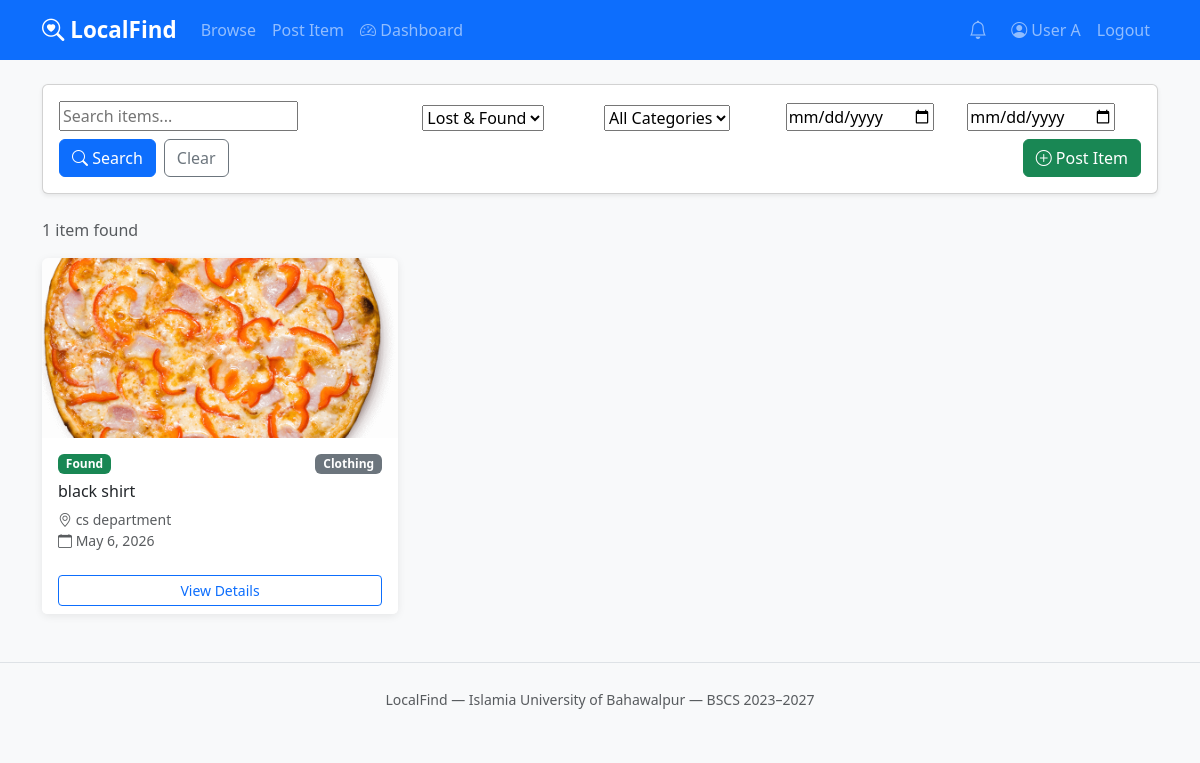
The app's page / (signed in) with its own data.
### accounts/models.py (models this page shows, shortened)
class CustomUser(AbstractBaseUser, PermissionsMixin):
    email          = models.EmailField(unique=True)
    full_name      = models.CharField(max_length=150)
    phone_number   = models.CharField(max_length=20, blank=True)
    campus_location = models.CharField(max_length=100, blank=True)
    date_joined    = models.DateTimeField(auto_now_add=True)
    is_active      = models.BooleanField(default=True)
    is_staff       = models.BooleanField(default=False)
    objects = CustomUserManager()
    USERNAME_FIELD  = 'email'
    REQUIRED_FIELDS = ['full_name']

### items/models.py (models this page shows, shortened)
class Item(models.Model):
    ITEM_TYPE_CHOICES = [
        ('lost', 'Lost'),
        ('found', 'Found'),
    ]
    CATEGORY_CHOICES = [
        ('electronics', 'Electronics'),
        ('documents', 'Documents'),
        ('keys', 'Keys'),
        ('accessories', 'Accessories'),
        ('clothing', 'Clothing'),
        ('other', 'Other'),
    ]
    STATUS_CHOICES = [
        ('active', 'Active'),
        ('claimed', 'Claimed'),
        ('resolved', 'Resolved'),
        ('expired', 'Expired'),
    ]
    posted_by         = models.ForeignKey(settings.AUTH_USER_MODEL, on_delete=models.CASCADE, related_name='items')
    item_type         = models.CharField(max_length=10, choices=ITEM_TYPE_CHOICES)
    title             = models.CharField(max_length=200)
    category          = models.CharField(max_length=20, choices=CATEGORY_CHOICES)
    description       = models.TextField()
    location          = models.CharField(max_length=200)
    date_of_incident  = models.DateField()
    image             = models.ImageField(upload_to='items/', blank=True, null=True)
    status            = models.CharField(max_length=10, choices=STATUS_CHOICES, default='active')
    created_at        = models.DateTimeField(auto_now_add=True)
    expires_at        = models.DateTimeField(default=expiry_date)
    class Meta:
        ordering = ['-created_at']

### items/views.py (the view)
# urls.py: path('',                          views.home,               name='home'),
def home(request):
    form  = SearchForm(request.GET)
    items = Item.objects.filter(status='active')
    if form.is_valid():
        q         = form.cleaned_data.get('query')
        category  = form.cleaned_data.get('category')
        item_type = form.cleaned_data.get('item_type')
        date_from = form.cleaned_data.get('date_from')
        date_to   = form.cleaned_data.get('date_to')
        if q:
            items = items.filter(title__icontains=q) | items.filter(description__icontains=q)
        if category:
            items = items.filter(category=category)
        if item_type:
            items = items.filter(item_type=item_type)
        if date_from:
            items = items.filter(date_of_incident__gte=date_from)
        if date_to:
            items = items.filter(date_of_incident__lte=date_to)
    return render(request, 'items/home.html', {'items': items, 'form': form})

### items/forms.py
class SearchForm(forms.Form):
    query    = forms.CharField(required=False, widget=forms.TextInput(attrs={'placeholder': 'Search items...'}))
    category = forms.ChoiceField(required=False, choices=[('', 'All Categories')] + Item.CATEGORY_CHOICES)
    item_type = forms.ChoiceField(required=False, choices=[('', 'Lost & Found'), ('lost', 'Lost'), ('found', 'Found')])
    date_from = forms.DateField(required=False, widget=forms.DateInput(attrs={'type': 'date'}))
    date_to   = forms.DateField(required=False, widget=forms.DateInput(attrs={'type': 'date'}))

### items/context_processors.py (called while the page is built)
def notifications(request):
    if request.user.is_authenticated:
        notifs = Notification.objects.filter(
            recipient=request.user
        ).order_by('-created_at')[:5]
        unread_count = Notification.objects.filter(
            recipient=request.user, is_read=False
        ).count()
        return {
            'notifications': notifs,
            'unread_notif_count': unread_count,
        }
    return {
        'notifications': [],
        'unread_notif_count': 0,
    }

### templates/items/home.html (shortened to what this page needs)
{% extends 'base.html' %}
{% block content %}
<div class="card shadow-sm mb-4">
  <div class="card-body">
    <form method="get" class="row g-2 align-items-end">
      <div class="col-md-4">
        {{ form.query }}
      </div>
      <div class="col-md-2">
        {{ form.item_type }}
      </div>
      <div class="col-md-2">
        {{ form.category }}
      </div>
      <div class="col-md-2">
        {{ form.date_from }}
      </div>
      <div class="col-md-2">
        {{ form.date_to }}
      </div>
      <div class="col-12 d-flex gap-2">
        <button type="submit" class="btn btn-primary"><i class="bi bi-search"></i> Search</button>
        <a href="{% url 'items:home' %}" class="btn btn-outline-secondary">Clear</a>
        {% if user.is_authenticated %}
        <a href="{% url 'items:post_item' %}" class="btn btn-success ms-auto"><i class="bi bi-plus-circle"></i> Post Item</a>
        {% endif %}
      </div>
    </form>
  </div>
</div>
<p class="text-muted">{{ items.count }} item{{ items.count|pluralize }} found</p>
{% if items %}
<div class="row row-cols-1 row-cols-md-3 g-4">
  {% for item in items %}
  <div class="col">
    <div class="card item-card h-100">
      {% if item.image %}
      <img src="{{ item.image.url }}" class="card-img-top" alt="{{ item.title }}">
      {% else %}
      <div class="bg-light d-flex align-items-center justify-content-center" style="height:180px;">
        <i class="bi bi-image text-muted" style="font-size:3rem;"></i>
      </div>
      {% endif %}
      <div class="card-body">
        <div class="d-flex justify-content-between align-items-start mb-2">
          <span class="badge {% if item.item_type == 'lost' %}badge-lost{% else %}badge-found{% endif %} text-white">
            {{ item.get_item_type_display }}
          </span>
          <span class="badge bg-secondary">{{ item.get_category_display }}</span>
        </div>
        <h6 class="card-title">{{ item.title }}</h6>
        <p class="card-text text-muted small">
          <i class="bi bi-geo-alt"></i> {{ item.location }}<br>
          <i class="bi bi-calendar"></i> {{ item.date_of_incident }}
        </p>
      </div>
      <div class="card-footer bg-white border-0">
        <a href="{% url 'items:detail' item.pk %}" class="btn btn-outline-primary btn-sm w-100">View Details</a>
      </div>
    </div>
  </div>
  {% endfor %}
</div>
{% endif %}
{% endblock %}

### templates/base.html (shortened to what this page needs)
<!DOCTYPE html>
<html lang="en">
<head>
  <link href="https://cdn.jsdelivr.net/npm/bootstrap@5.3.0/dist/css/bootstrap.min.css" rel="stylesheet">
  <link href="https://cdn.jsdelivr.net/npm/bootstrap-icons@1.11.0/font/bootstrap-icons.css" rel="stylesheet">
</head>
<body>
<nav class="navbar navbar-expand-lg navbar-dark bg-primary">
  <div class="container">
    <a class="navbar-brand" href="{% url 'items:home' %}">
      <i class="bi bi-search-heart"></i> LocalFind
    </a>
    <div class="collapse navbar-collapse" id="navMenu">
      <ul class="navbar-nav me-auto">
        <li class="nav-item"><a class="nav-link" href="{% url 'items:home' %}">Browse</a></li>
        {% if user.is_authenticated %}
        <li class="nav-item"><a class="nav-link" href="{% url 'items:post_item' %}">Post Item</a></li>
        <li class="nav-item">
          <a class="nav-link" href="{% url 'items:dashboard' %}">
            <i class="bi bi-speedometer2"></i> Dashboard
          </a>
        </li>
        {% endif %}
      </ul>
      <ul class="navbar-nav align-items-center">
        {% if user.is_authenticated %}
        <li class="nav-item dropdown me-2">
          <a class="nav-link position-relative dropdown-toggle no-caret" href="#" id="notifDropdown" role="button" data-bs-toggle="dropdown" aria-expanded="false">
            <i class="bi bi-bell" style="font-size: 1.15rem;"></i>
          </a>
        </li>
        <li class="nav-item"><a class="nav-link" href="{% url 'accounts:profile' %}"><i class="bi bi-person-circle"></i> {{ user.full_name }}</a></li>
        <li class="nav-item"><a class="nav-link" href="{% url 'accounts:logout' %}">Logout</a></li>
        {% else %}
        <li class="nav-item"><a class="nav-link" href="{% url 'accounts:login' %}">Login</a></li>
        <li class="nav-item"><a class="nav-link btn btn-light text-primary px-3 ms-2" href="{% url 'accounts:register' %}">Register</a></li>
        {% endif %}
      </ul>
    </div>
  </div>
 </nav>
<div class="container mt-4">
  {% block content %}{% endblock %}
</div>
<footer class="text-center text-muted py-4 mt-5 border-top">
  <small>LocalFind &mdash; Islamia University of Bahawalpur &mdash; BSCS 2023&ndash;2027</small>
</footer>
</body>
</html>

### templates/base.html (style rules this page uses)
body { background-color: #f8f9fa; }
.navbar-brand { font-weight: 700; font-size: 1.4rem; }
.badge-found { background-color: #198754; }
.item-card { transition: transform 0.2s; border: none; box-shadow: 0 2px 8px rgba(0,0,0,0.08); }
.item-card img { height: 180px; object-fit: cover; }
.no-caret::after { display: none !important; }

### records on screen
CustomUser: full_name "User A"
Item: image (picture), item_type "Found", category "Clothing", title "black shirt", location "cs department", date_of_incident "May 6, 2026"

### other values on screen
{{ items.count }} "1"
